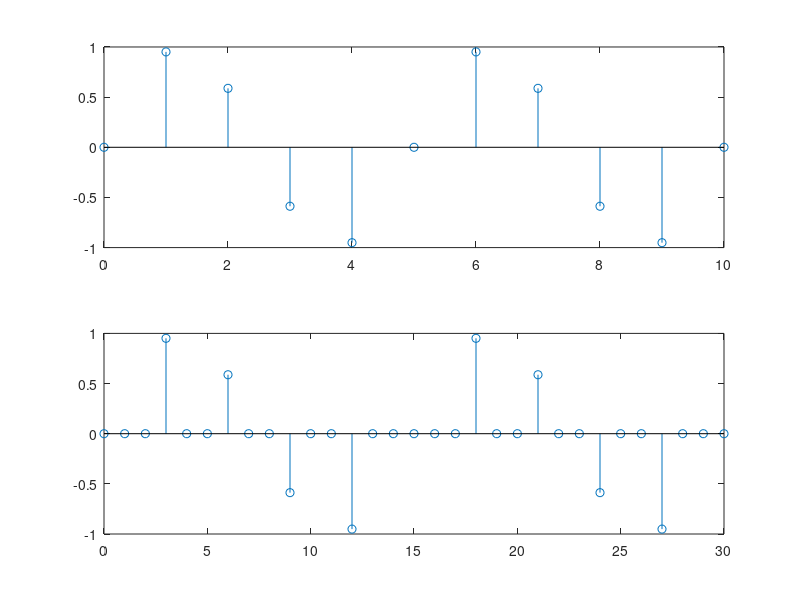
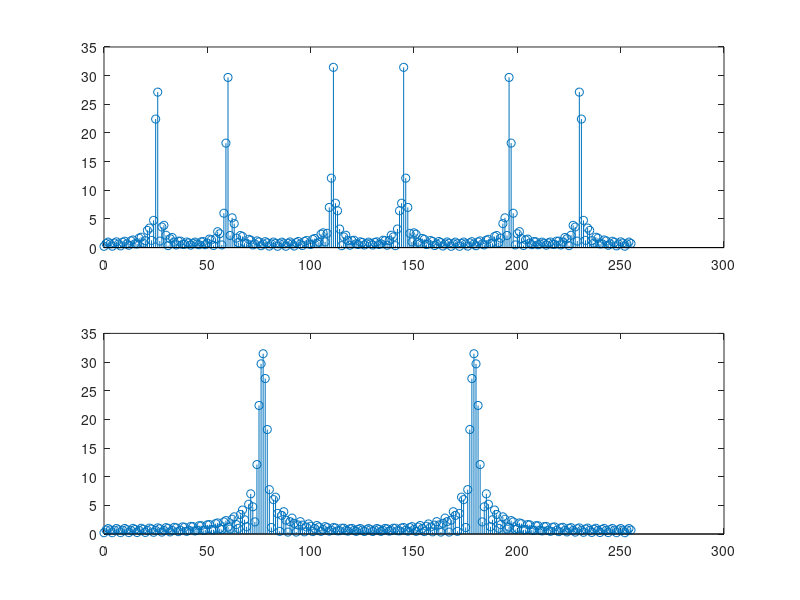
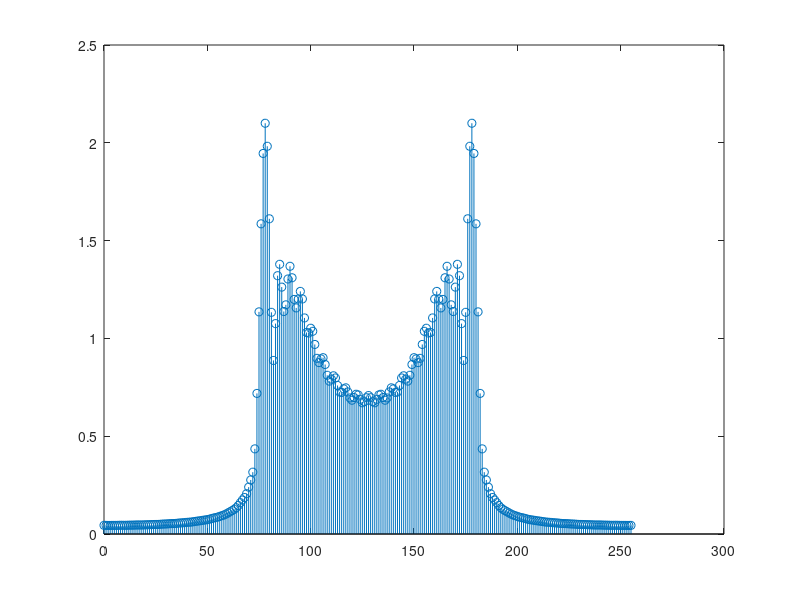

Recreate these plots in MATLAB, in order.
clc;
clear;
close all;

F1 = 1000;
F2 = 3500;
Fs = 20000;
N = 64;
M1 = 2;
M2 = 4;
Nfft = 256;

f1 = F1/Fs;
f2 = F2/Fs;
n = 0:N-1;
xn = sin(2*pi*f1*n) + sin(2*pi*f2*n);
xd1 = xn(1:M1:N);
xd2 = xn(1:M2:N);

XN = fft(xn, Nfft);
XD1 = fft(xd1, Nfft);
XD2 = fft(xd2, Nfft);

k = 0: Nfft - 1;

figure(1);
subplot(3,1,1);
stem(k, fftshift(abs(XN)));
subplot(3,1,2);
stem(k, fftshift(abs(XD1)));
subplot(3,1,3);
stem(k, fftshift(abs(XD2)));

Rs = 30;
Rp = 1;
ord = 5;

[bd1, ad1] = ellip(ord, Rp, Rs, 1/M1);
[bd2, ad2] = ellip(ord, Rp, Rs, 1/M2);

xf1 = filter(bd1, ad1, xn);
xf2 = filter(bd2, ad2, xn);

xfd1 = xf1(1:M1:N);
xfd2 = xf2(1:M2:N);

XF1 = fft(xfd1, Nfft);
XF2 = fft(xfd2, Nfft);

figure(2);
subplot(3,1,1);
stem(k, fftshift(abs(XN)));
subplot(3,1,2);
stem(k, fftshift(abs(XF1)));
subplot(3,1,3);
stem(k, fftshift(abs(XF2)));

%% Exercise 2
clc;
clear;
close all;

N = 64;
n = 0:N - 1;
xn = sin(0.4 * pi * n);
L = 3;

xe = zeros(1, L*N);
xe(1:L:L*N) = xn;

figure(1);
subplot(2,1,1);
stem(0:10, xn(1:11));
subplot(2,1,2);
stem(0:L*10, xe(1:L*10+1));

Nfft = 256;

XN = fft(xn, Nfft);
XE = fft(xe, Nfft);
k = 0: Nfft-1;

figure(2);
subplot(2,1,1);
stem(k, fftshift(abs(XE)));
subplot(2,1,2);
stem(k, fftshift(abs(XN)));

ord = 30;

h = fir1(30, 1/L);
xi = filter(h, 1, xn);

XI = fft(xi, Nfft);

figure(3);
stem(k, fftshift(abs(XI)));